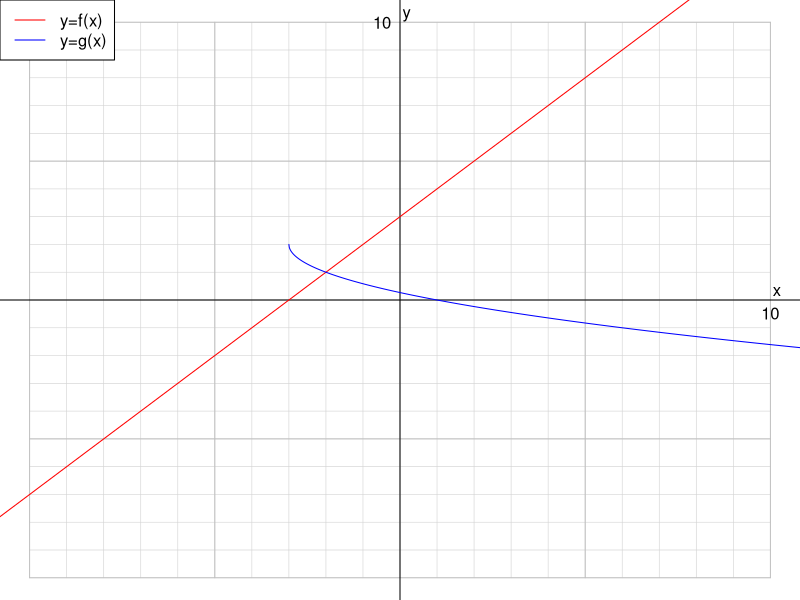
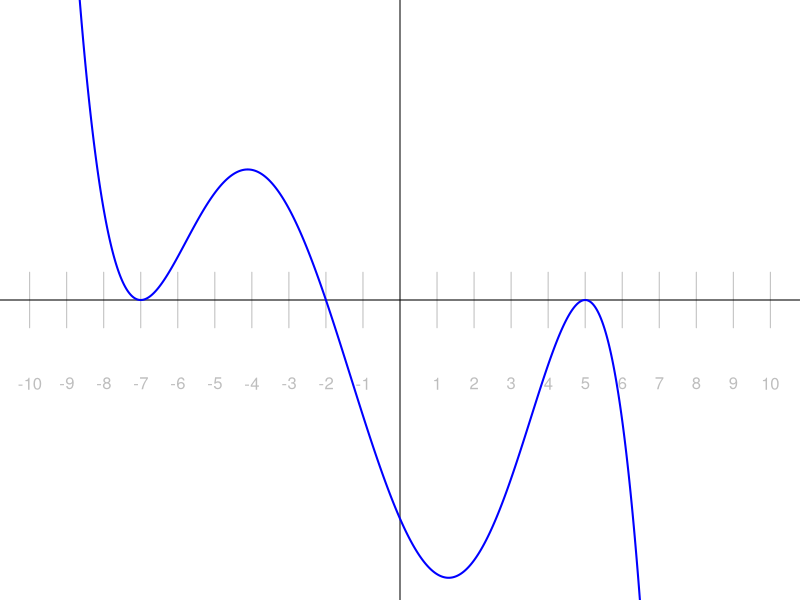
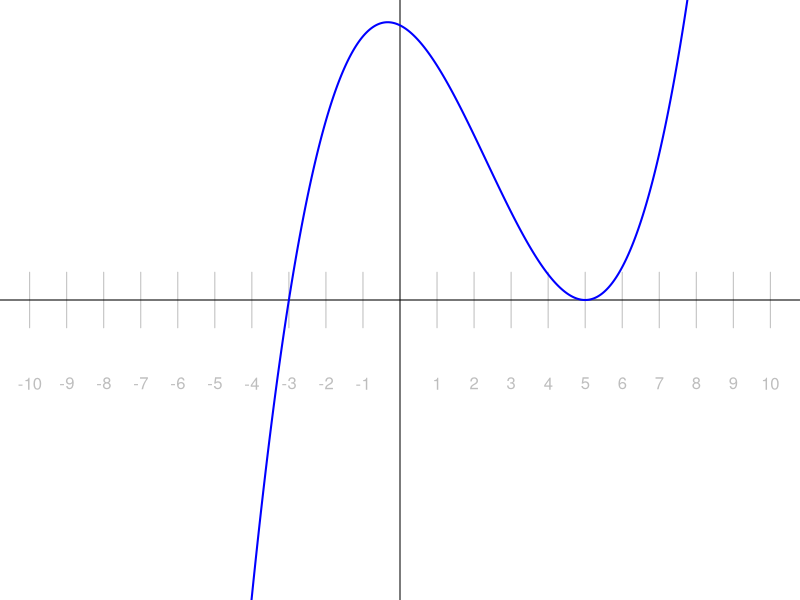
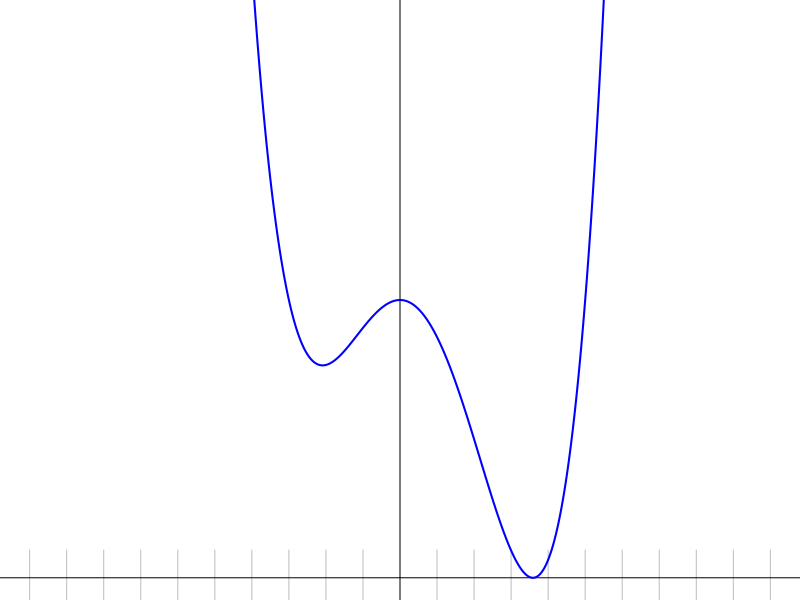
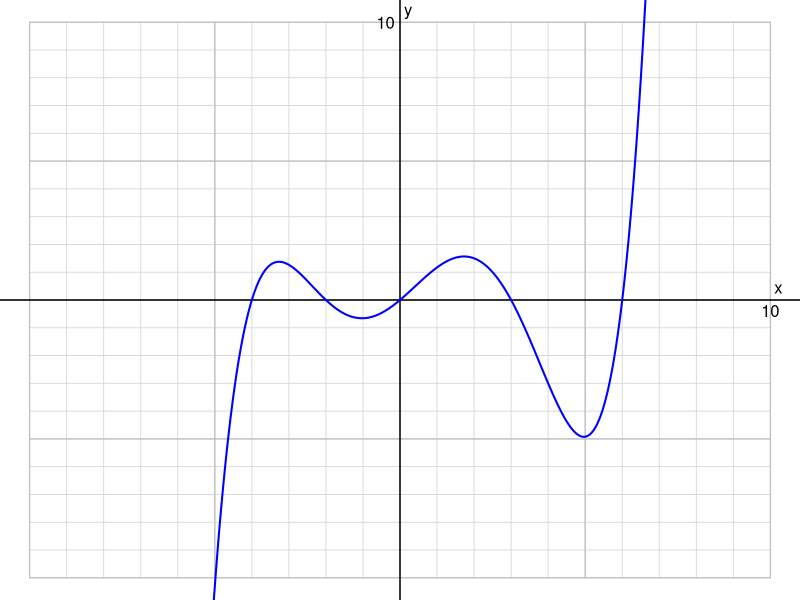
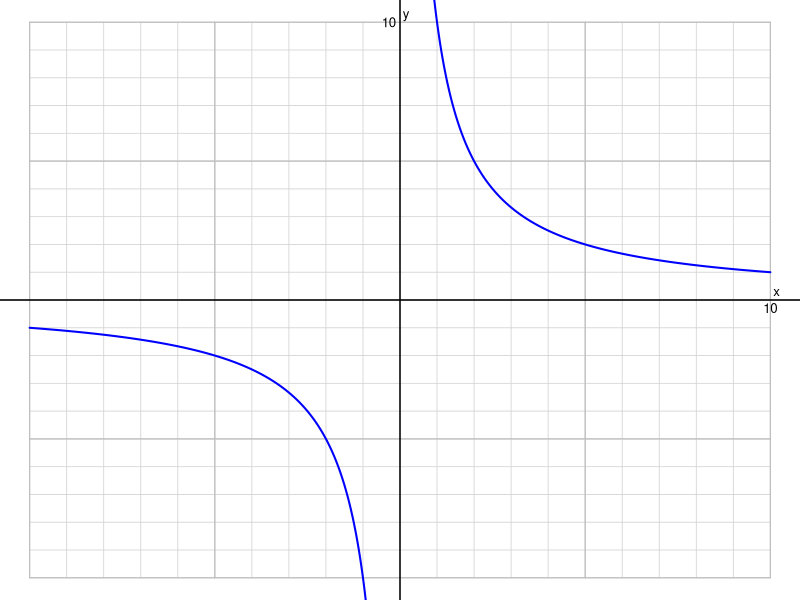
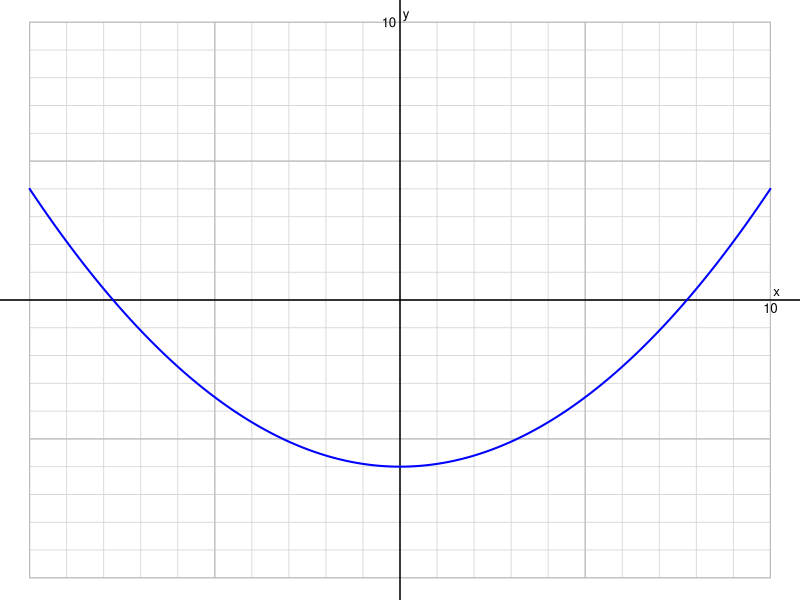
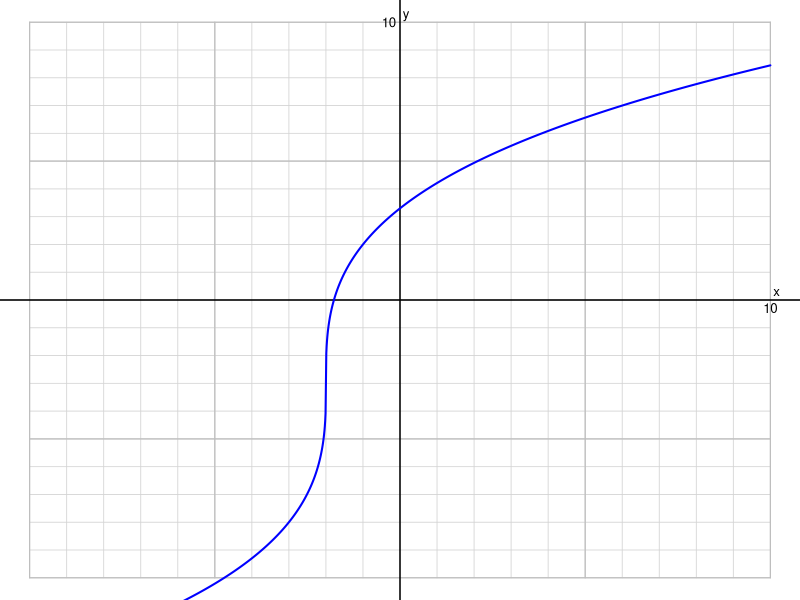

Recreate these plots in R, in order.
## ---- chunk 1
par(mar=c(0,0,0,0))
plot(0,0,"n",xlim=c(-10,10),ylim=c(-10,10),axes=F,ann=F)
for(i in -10:10){
  lines(c(i,i),c(-10,10),col="lightgrey",lwd=0.6)
  lines(c(-10,10),c(i,i),col="lightgrey",lwd=0.6)
}
for(i in c(-10,-5,5,10)){
  lines(c(i,i),c(-10,10),col="grey",lwd=0.9)
  lines(c(-10,10),c(i,i),col="grey",lwd=0.9)
}
abline(h=0)
abline(v=0)
text(10,0,"x",adj=c(-0.3,-0.3))
text(0,10,"y",adj=c(-0.3,-0.3))
text(10,0,"10",adj=c(0.5,1.5))
text(0,10,"10",adj=c(1.5,0.5))

x1 = seq(-12,12,0.1)
y1 = x1+3

x2 = seq(-3,12,0.01)
y2 = -sqrt(x2+3)+2

lines(x1,y1,col="red")
lines(x2,y2,col="blue")

legend("topleft",c("y=f(x)","y=g(x)"),col=c("red","blue"),lwd=c(1,1))

## ---- chunk 2
    par(mar=c(0,0,0,0))
    plot(0,0,"n",xlim=c(-10,10),ylim=c(-1,1),axes=F,ann=F)
    xx = seq(-10,10,0.01)
    yy = -(xx+7)^2*(xx+2)*(xx-5)^2
    yy = yy/max(abs(yy[abs(xx+1)<=6]))
    abline(v=0)
    for(i in c(-10:-1,1:10)){
      lines(c(i,i),c(-0.1,0.1),col="grey")
      text(i,-0.3,i,col="grey")
    }
    abline(h=0)
    lines(xx,yy,col="blue",lwd=2)
## ---- chunk 3
    par(mar=c(0,0,0,0))
    plot(0,0,"n",xlim=c(-10,10),ylim=c(-1,1),axes=F,ann=F)
    xx = seq(-10,10,0.01)
    yy = (xx+3)*(xx-5)^2
    yy = yy/max(abs(yy[abs(xx-1)<=4]))
    abline(v=0)
    for(i in c(-10:-1,1:10)){
      lines(c(i,i),c(-0.1,0.1),col="grey")
      text(i,-0.3,i,col="grey")
    }
    abline(h=0)
    lines(xx,yy,col="blue",lwd=2)
## ---- chunk 4
    par(mar=c(0,0,0,0))
    plot(0,0,"n",xlim=c(-10,10),ylim=c(0,2),axes=F,ann=F)
    xx = seq(-10,10,0.01)
    yy = (xx+3)*(xx)^2*(xx-5)
    yy = yy/max(abs(yy[abs(xx-1)<=4]))+1
    abline(v=0)
    for(i in c(-10:-1,1:10)){
      lines(c(i,i),c(-0.1,0.1),col="grey")
      text(i,-0.3,i,col="grey")
    }
    abline(h=0)
    lines(xx,yy,col="blue",lwd=2)
## ---- chunk 5
    par(mar=c(0,0,0,0))
    plot(0,0,"n",xlim=c(-10,10),ylim=c(-10,10),axes=F,ann=F)
    for(i in c(-10:-1,1:10)){
      lines(c(i,i),c(-10,10),col="lightgrey",lwd=0.8)
      lines(c(-10,10),c(i,i),col="lightgrey",lwd=0.8)
    }
    for(i in c(-10,-5,5,10)){
      lines(c(i,i),c(-10,10),col="grey",lwd=1.2)
      lines(c(-10,10),c(i,i),col="grey",lwd=1.2)
    }
    abline(h=0,lwd=1.5)
    abline(v=0,lwd=1.5)
    x = seq(-10,10,0.01)
    y = x*(x+2)*(x-3)*(x-6)*(x+4)
    n = 4
    a = -3
    y = y/y[x==n]*a
    lines(x,y,col="blue",lwd=2)
    text(10,0,"10",adj=c(0.5,1.3))
    text(0,10,"10",adj=c(1.3,0.5))
    text(10,0,"x",adj=c(-0.5,-0.5))
    text(0,10,"y",adj=c(-0.5,-0.5))
## ---- chunk 6
    par(mar=c(0,0,0,0))
    plot(0,0,"n",xlim=c(-10,10),ylim=c(-10,10),axes=F,ann=F)
    for(i in c(-10:-1,1:10)){
      lines(c(i,i),c(-10,10),col="lightgrey",lwd=0.8)
      lines(c(-10,10),c(i,i),col="lightgrey",lwd=0.8)
    }
    for(i in c(-10,-5,5,10)){
      lines(c(i,i),c(-10,10),col="grey",lwd=1.2)
      lines(c(-10,10),c(i,i),col="grey",lwd=1.2)
    }
    abline(h=0,lwd=1.5)
    abline(v=0,lwd=1.5)
    x = seq(-10,10,0.01)
    y = 10/x
    
    lines(x,y,col="blue",lwd=2)
    
    text(10,0,"10",adj=c(0.5,1.3),cex=0.8)
    text(0,10,"10",adj=c(1.3,0.5),cex=0.8)
    text(10,0,"x",adj=c(-0.4,-0.4),cex=0.8)
    text(0,10,"y",adj=c(-0.4,-0.4),cex=0.8)
    
## ---- chunk 7
    par(mar=c(0,0,0,0))
    plot(0,0,"n",xlim=c(-10,10),ylim=c(-10,10),axes=F,ann=F)
    for(i in c(-10:-1,1:10)){
      lines(c(i,i),c(-10,10),col="lightgrey",lwd=0.8)
      lines(c(-10,10),c(i,i),col="lightgrey",lwd=0.8)
    }
    for(i in c(-10,-5,5,10)){
      lines(c(i,i),c(-10,10),col="grey",lwd=1.2)
      lines(c(-10,10),c(i,i),col="grey",lwd=1.2)
    }
    abline(h=0,lwd=1.5)
    abline(v=0,lwd=1.5)
    x = seq(-10,10,0.01)
    y = x^2/10-6
    
    lines(x,y,col="blue",lwd=2)
    
    text(10,0,"10",adj=c(0.5,1.3),cex=0.8)
    text(0,10,"10",adj=c(1.3,0.5),cex=0.8)
    text(10,0,"x",adj=c(-0.4,-0.4),cex=0.8)
    text(0,10,"y",adj=c(-0.4,-0.4),cex=0.8)
    
## ---- chunk 8
    par(mar=c(0,0,0,0))
    plot(0,0,"n",xlim=c(-10,10),ylim=c(-10,10),axes=F,ann=F)
    for(i in c(-10:-1,1:10)){
      lines(c(i,i),c(-10,10),col="lightgrey",lwd=0.8)
      lines(c(-10,10),c(i,i),col="lightgrey",lwd=0.8)
    }
    for(i in c(-10,-5,5,10)){
      lines(c(i,i),c(-10,10),col="grey",lwd=1.2)
      lines(c(-10,10),c(i,i),col="grey",lwd=1.2)
    }
    abline(h=0,lwd=1.5)
    abline(v=0,lwd=1.5)
    x = seq(-10,10,0.01)
    y = 5*abs(x+2)^(1/3)*sign(x+2)-3
    
    lines(x,y,col="blue",lwd=2)
    
    text(10,0,"10",adj=c(0.5,1.3),cex=0.8)
    text(0,10,"10",adj=c(1.3,0.5),cex=0.8)
    text(10,0,"x",adj=c(-0.4,-0.4),cex=0.8)
    text(0,10,"y",adj=c(-0.4,-0.4),cex=0.8)
    
## ---- chunk 9
    par(mar=c(0,0,0,0))
    plot(0,0,"n",xlim=c(-10,10),ylim=c(-10,10),axes=F,ann=F)
    for(i in c(-10:-1,1:10)){
      lines(c(i,i),c(-10,10),col="lightgrey",lwd=0.8)
      lines(c(-10,10),c(i,i),col="lightgrey",lwd=0.8)
    }
    for(i in c(-10,-5,5,10)){
      lines(c(i,i),c(-10,10),col="grey",lwd=1.2)
      lines(c(-10,10),c(i,i),col="grey",lwd=1.2)
    }
    abline(h=0,lwd=1.5)
    abline(v=0,lwd=1.5)
    x = seq(-10,-5,0.01)
    y = 2*(x+10)-4
    lines(x,y,col="blue",lwd=2)
    
    x = seq(-5,3,0.01)
    y = -1*(x+5)+6
    lines(x,y,col="blue",lwd=2)
    
    x = seq(3,6,0.01)
    y = 2*(x-3)-2
    lines(x,y,col="blue",lwd=2)
    
    x = seq(6,10,0.01)
    y = -1/2*(x-6)+4
    lines(x,y,col="blue",lwd=2)
    
    text(10,0,"10",adj=c(0.5,1.3),cex=0.8)
    text(0,10,"10",adj=c(1.3,0.5),cex=0.8)
    text(10,0,"x",adj=c(-0.4,-0.4),cex=0.8)
    text(0,10,"y",adj=c(-0.4,-0.4),cex=0.8)
    
## ---- chunk 10
    par(mar=c(0,0,0,0))
    plot(0,0,"n",xlim=c(-10,10),ylim=c(-1,1),axes=F,ann=F)
    for(i in c(-10:-1,1:10)){
      lines(c(i,i),c(-0.05,0.05),col="grey")
      text(i,-0.2,i,cex=0.7,col="grey")
    }
    abline(h=0)
    abline(v=0)
    text(10.5,0.1,"x")
    text(0.3,1,"y")
## ---- chunk 11
par(mar=c(0,0,0,0))
plot(0,0,"n",xlim=c(-10,10),ylim=c(-1,1),axes=F,ann=F)
for(i in c(-10:-1,1:10)){
  lines(c(i,i),c(-0.05,0.05),col="grey")
  text(i,-0.2,i,cex=0.7,col="grey")
}
abline(h=0)
abline(v=0)
text(10.5,0.1,"x")
text(0.3,1,"y")

x = seq(-10,-8,0.01)
y = (x+8)
lines(x,y,col="blue",lwd=2)

x = seq(-8,-8+pi/2,0.01)
y = sin(x+8)
lines(x,y,col="blue",lwd=2)

x = seq(-8+pi/2,-3-pi/2,0.01)
y = rep(1,length(x))
lines(x,y,col="blue",lwd=2)

x = seq(-3-pi/2,-3+pi/2,0.01)
y = sin(x+3)^2
lines(x,y,col="blue",lwd=2)

x = seq(-3+pi/2,1-pi/2,0.01)
y = rep(1,length(x))
lines(x,y,col="blue",lwd=2)

x = seq(1-pi/2,1+pi/2,0.01)
y = -sin(x-1)
lines(x,y,col="blue",lwd=2)

x = seq(1+pi/2,5-pi/2,0.01)
y = rep(-1,length(x))
lines(x,y,col="blue",lwd=2)

x = seq(5-pi/2,5,0.01)
y = sin(x-5)
lines(x,y,col="blue",lwd=2)

x = seq(5,10,0.01)
y = x-5
lines(x,y,col="blue",lwd=2)


# (x+3)^2\cdot (x-5)\cdot (x+8) \cdot (x-1)
